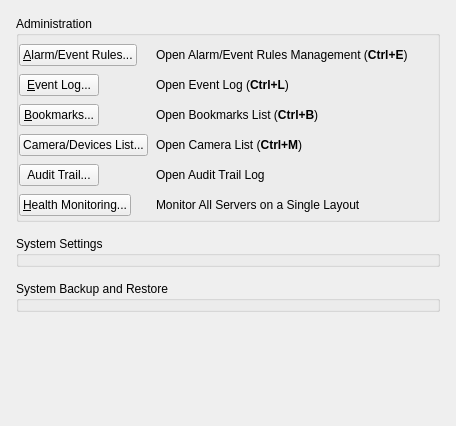
<?xml version="1.0" encoding="UTF-8"?>
<ui version="4.0">
 <class>GeneralSystemAdministrationWidget</class>
 <widget class="QWidget" name="GeneralSystemAdministrationWidget">
  <property name="geometry">
   <rect>
    <x>0</x>
    <y>0</y>
    <width>456</width>
    <height>426</height>
   </rect>
  </property>
  <layout class="QVBoxLayout" name="verticalLayout">
   <property name="spacing">
    <number>14</number>
   </property>
   <property name="leftMargin">
    <number>16</number>
   </property>
   <property name="topMargin">
    <number>16</number>
   </property>
   <property name="rightMargin">
    <number>16</number>
   </property>
   <property name="bottomMargin">
    <number>16</number>
   </property>
   <item>
    <widget class="QGroupBox" name="commonGroupBox">
     <property name="title">
      <string>Administration</string>
     </property>
     <property name="flat">
      <bool>true</bool>
     </property>
     <layout class="QFormLayout" name="formLayout_2">
      <property name="fieldGrowthPolicy">
       <enum>QFormLayout::AllNonFixedFieldsGrow</enum>
      </property>
      <property name="horizontalSpacing">
       <number>8</number>
      </property>
      <property name="verticalSpacing">
       <number>8</number>
      </property>
      <property name="leftMargin">
       <number>0</number>
      </property>
      <property name="topMargin">
       <number>8</number>
      </property>
      <property name="rightMargin">
       <number>0</number>
      </property>
      <property name="bottomMargin">
       <number>3</number>
      </property>
      <item row="0" column="0">
       <widget class="QPushButton" name="businessRulesButton">
        <property name="sizePolicy">
         <sizepolicy hsizetype="Preferred" vsizetype="Fixed">
          <horstretch>0</horstretch>
          <verstretch>0</verstretch>
         </sizepolicy>
        </property>
        <property name="text">
         <string>&amp;Alarm/Event Rules...</string>
        </property>
       </widget>
      </item>
      <item row="0" column="1">
       <widget class="QLabel" name="eventRulesLabel">
        <property name="text">
         <string notr="true" extracomment="Text set in source file">&lt;html&gt;&lt;head/&gt;&lt;body&gt;&lt;p&gt;Open Alarm/Event Rules Management (&lt;span style=&quot; font-weight:600;&quot;&gt;Ctrl+E&lt;/span&gt;)&lt;/p&gt;&lt;/body&gt;&lt;/html&gt;</string>
        </property>
       </widget>
      </item>
      <item row="1" column="0">
       <widget class="QPushButton" name="eventLogButton">
        <property name="sizePolicy">
         <sizepolicy hsizetype="Maximum" vsizetype="Fixed">
          <horstretch>0</horstretch>
          <verstretch>0</verstretch>
         </sizepolicy>
        </property>
        <property name="text">
         <string>&amp;Event Log...</string>
        </property>
       </widget>
      </item>
      <item row="1" column="1">
       <widget class="QLabel" name="eventLogLabel">
        <property name="text">
         <string notr="true" extracomment="Text set in source file">&lt;html&gt;&lt;head/&gt;&lt;body&gt;&lt;p&gt;Open Event Log (&lt;span style=&quot; font-weight:600;&quot;&gt;Ctrl+L&lt;/span&gt;)&lt;/p&gt;&lt;/body&gt;&lt;/html&gt;</string>
        </property>
       </widget>
      </item>
      <item row="3" column="1">
       <widget class="QLabel" name="bookmarksLabel">
        <property name="text">
         <string notr="true" extracomment="Test set in source file">&lt;html&gt;&lt;head/&gt;&lt;body&gt;&lt;p&gt;Open Bookmarks List (&lt;span style=&quot; font-weight:600;&quot;&gt;Ctrl+B&lt;/span&gt;)&lt;/p&gt;&lt;/body&gt;&lt;/html&gt;</string>
        </property>
       </widget>
      </item>
      <item row="4" column="0">
       <widget class="QPushButton" name="cameraListButton">
        <property name="text">
         <string notr="true">Camera/Devices List...</string>
        </property>
       </widget>
      </item>
      <item row="4" column="1">
       <widget class="QLabel" name="cameraListLabel">
        <property name="text">
         <string notr="true" extracomment="Text set in source file">&lt;html&gt;&lt;head/&gt;&lt;body&gt;&lt;p&gt;Open Camera List (&lt;span style=&quot; font-weight:600;&quot;&gt;Ctrl+M&lt;/span&gt;)&lt;/p&gt;&lt;/body&gt;&lt;/html&gt;</string>
        </property>
       </widget>
      </item>
      <item row="5" column="0">
       <widget class="QPushButton" name="auditLogButton">
        <property name="text">
         <string>Audit Trail...</string>
        </property>
       </widget>
      </item>
      <item row="5" column="1">
       <widget class="QLabel" name="auditLogLabel">
        <property name="text">
         <string>Open Audit Trail Log</string>
        </property>
       </widget>
      </item>
      <item row="6" column="0">
       <widget class="QPushButton" name="healthMonitorButton">
        <property name="text">
         <string>&amp;Health Monitoring...</string>
        </property>
       </widget>
      </item>
      <item row="6" column="1">
       <widget class="QLabel" name="healthMonitoringLabel">
        <property name="text">
         <string>Monitor All Servers on a Single Layout</string>
        </property>
       </widget>
      </item>
      <item row="3" column="0">
       <widget class="QPushButton" name="bookmarksButton">
        <property name="sizePolicy">
         <sizepolicy hsizetype="Maximum" vsizetype="Fixed">
          <horstretch>0</horstretch>
          <verstretch>0</verstretch>
         </sizepolicy>
        </property>
        <property name="text">
         <string>&amp;Bookmarks...</string>
        </property>
       </widget>
      </item>
     </layout>
    </widget>
   </item>
   <item>
    <widget class="QGroupBox" name="systemSettingsGroupBox">
     <property name="title">
      <string>System Settings</string>
     </property>
     <property name="flat">
      <bool>true</bool>
     </property>
     <layout class="QVBoxLayout" name="verticalLayout_2">
      <property name="spacing">
       <number>8</number>
      </property>
      <property name="leftMargin">
       <number>0</number>
      </property>
      <property name="topMargin">
       <number>8</number>
      </property>
      <property name="rightMargin">
       <number>0</number>
      </property>
      <property name="bottomMargin">
       <number>0</number>
      </property>
      <item>
       <widget class="QnSystemSettingsWidget" name="systemSettingsWidget" native="true"/>
      </item>
     </layout>
    </widget>
   </item>
   <item>
    <widget class="QGroupBox" name="backupGroupBox">
     <property name="title">
      <string>System Backup and Restore</string>
     </property>
     <property name="flat">
      <bool>true</bool>
     </property>
     <layout class="QVBoxLayout" name="verticalLayout_3">
      <property name="spacing">
       <number>8</number>
      </property>
      <property name="leftMargin">
       <number>0</number>
      </property>
      <property name="topMargin">
       <number>8</number>
      </property>
      <property name="rightMargin">
       <number>0</number>
      </property>
      <property name="bottomMargin">
       <number>0</number>
      </property>
      <item>
       <widget class="QnDatabaseManagementWidget" name="backupWidget" native="true"/>
      </item>
     </layout>
    </widget>
   </item>
   <item>
    <spacer name="verticalSpacer">
     <property name="orientation">
      <enum>Qt::Vertical</enum>
     </property>
     <property name="sizeHint" stdset="0">
      <size>
       <width>20</width>
       <height>40</height>
      </size>
     </property>
    </spacer>
   </item>
  </layout>
 </widget>
 <customwidgets>
  <customwidget>
   <class>QnSystemSettingsWidget</class>
   <extends>QWidget</extends>
   <header location="global">ui/widgets/system_settings/system_settings_widget.h</header>
   <container>1</container>
  </customwidget>
  <customwidget>
   <class>QnDatabaseManagementWidget</class>
   <extends>QWidget</extends>
   <header location="global">ui/widgets/system_settings/database_management_widget.h</header>
   <container>1</container>
  </customwidget>
 </customwidgets>
 <resources/>
 <connections/>
</ui>
